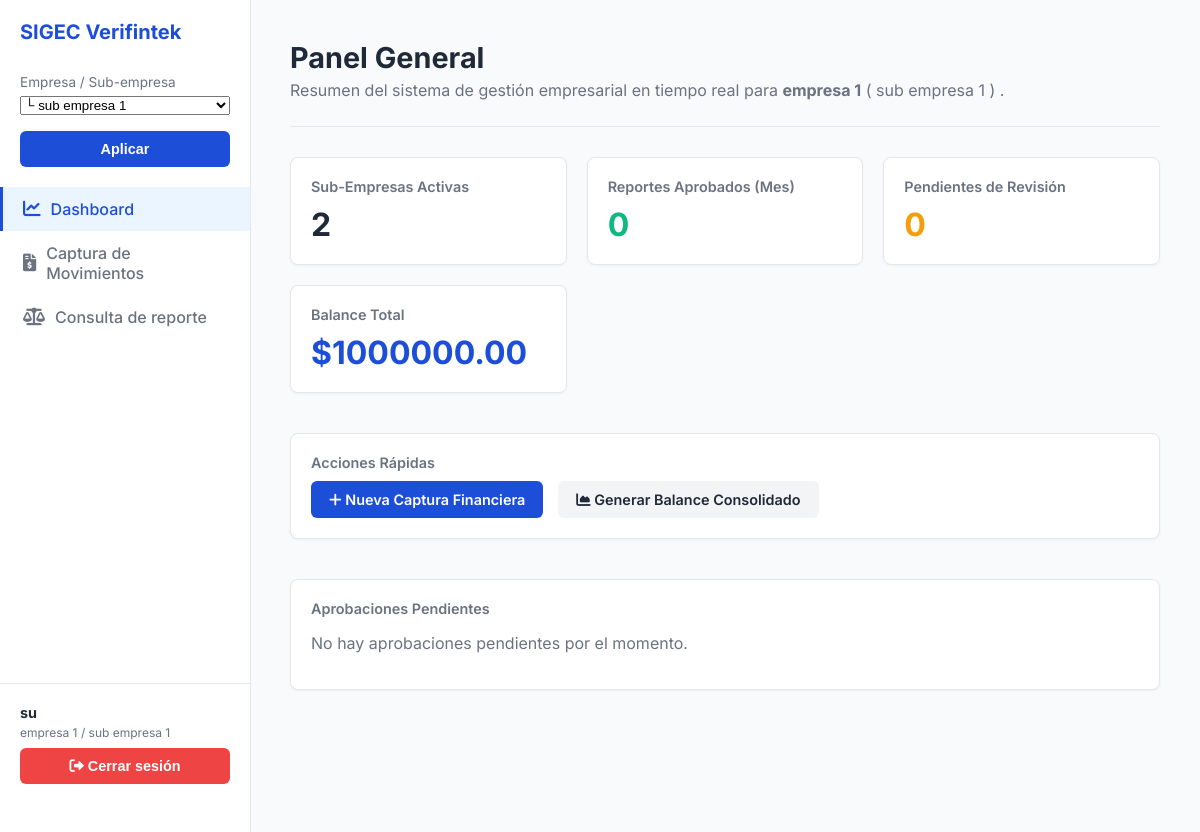
Before: / (signed in) with the older database file.
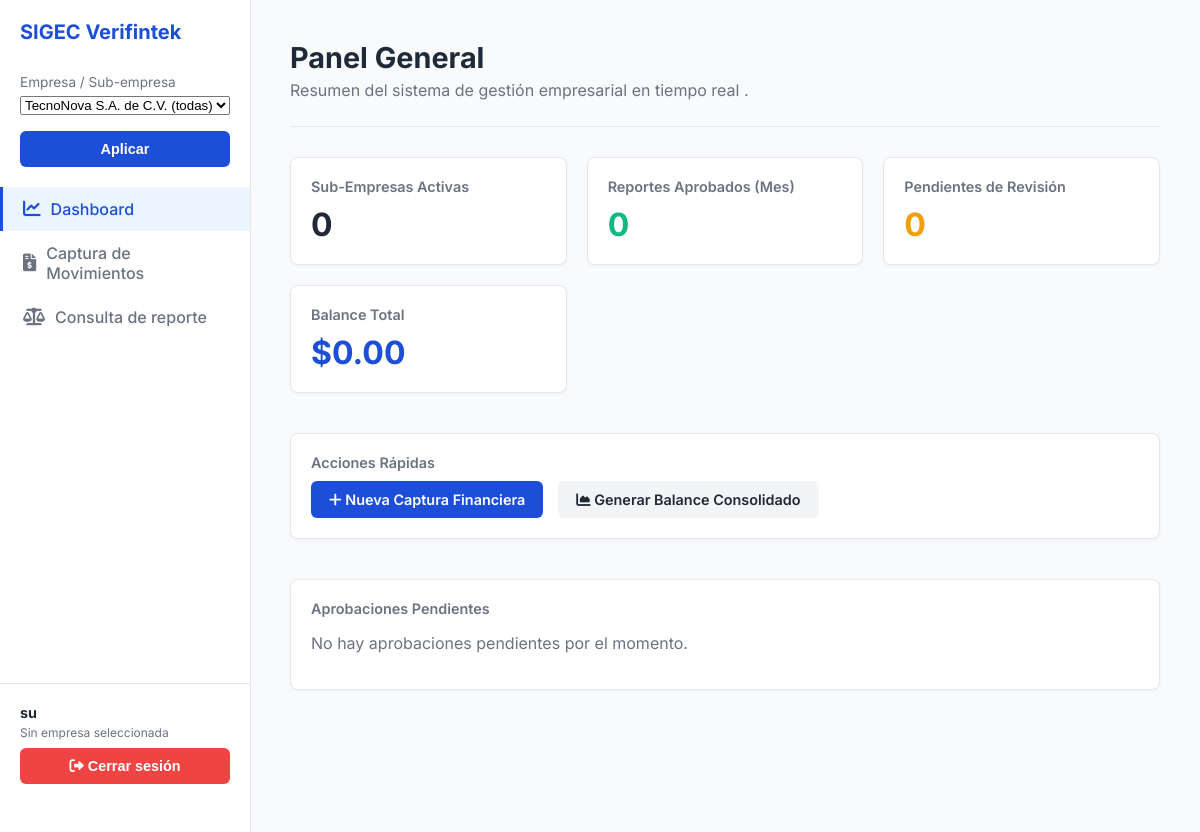
After: the same page with the newer database file.
### core/models.py (models this page shows, shortened)
class Empresa(models.Model):
    nombre = models.CharField(max_length=255, unique=True)
    descripcion = models.TextField(blank=True)
    capital_inicial = models.DecimalField(
        max_digits=14,
        decimal_places=2,
        null=True,
        blank=True,
        help_text="Capital inicial registrado de la empresa.",
    )
    creado_en = models.DateTimeField(auto_now_add=True)
    actualizado_en = models.DateTimeField(auto_now=True)
    class Meta:
        verbose_name = "Empresa"
        verbose_name_plural = "Empresas"

class Subempresa(models.Model):
    empresa = models.ForeignKey(
        Empresa,
        on_delete=models.CASCADE,
        related_name="subempresas",
    )
    nombre = models.CharField(max_length=255)
    descripcion = models.TextField(blank=True)
    esta_activa = models.BooleanField(default=True)
    creado_en = models.DateTimeField(auto_now_add=True)
    actualizado_en = models.DateTimeField(auto_now=True)
    class Meta:
        verbose_name = "Sub-empresa"
        verbose_name_plural = "Sub-empresas"
        unique_together = ("empresa", "nombre")

### core/views.py (the view)
# urls.py: path("", views.dashboard_view, name="dashboard"),        # raíz del sitio
@login_required(login_url="core:login")
def dashboard_view(request):
    ctx = _contexto_usuario(request)
    empresa = ctx["empresa_actual"]
    subempresa = ctx["subempresa_actual"]
    if empresa is None:
        ctx["total_sub_empresas_activas"] = 0
        ctx["total_activos"] = 0
        ctx["total_pasivos"] = 0
        ctx["balance_total"] = 0
        ctx["movimientos"] = Movimiento.objects.none()
        return render(request, "core/dashboard.html", ctx)
    total_subs_activas = empresa.subempresas.filter(esta_activa=True).count()
    qs_movs = Movimiento.objects.filter(empresa=empresa)
    total_activos = qs_movs.filter(
        tipo=Movimiento.TipoMovimiento.ACTIVO
    ).aggregate(total=Sum('monto_total'))['total'] or 0
    total_pasivos = qs_movs.filter(
        tipo=Movimiento.TipoMovimiento.PASIVO
    ).aggregate(total=Sum('monto_total'))['total'] or 0
    capital_inicial = empresa.capital_inicial or 0
    balance_total = capital_inicial + total_activos - total_pasivos
    movimientos = qs_movs.order_by("-fecha_registro", "-id")[:20]
    ctx.update({
        "total_subempresas_activas": total_subs_activas,
        "total_activos": total_activos,
        "total_pasivos": total_pasivos,
        "balance_total": balance_total,
        "movimientos": movimientos,
        "total_reportes_aprobados": 0,
        "total_pendientes_revision": 0,
        "aprobaciones_pendientes": [],
    })
    return render(request, "core/dashboard.html", ctx)

### core/templates/core/dashboard.html (shortened to what this page needs)
{% extends "core/base.html" %}
{% block header %}
<h2>Panel General</h2>
<p>
    Resumen del sistema de gestión empresarial en tiempo real
    {% if empresa_actual %}
        para <strong>{{ empresa_actual.nombre }}</strong>
        {% if subempresa_actual %}( {{ subempresa_actual.nombre }} ){% endif %}
    {% endif %}.
</p>
{% endblock %}
{% block content %}
<div class="metric-grid">
    <div class="card">
        <h3>Sub-Empresas Activas</h3>
        <div class="value">
            {{ total_subempresas_activas|default:0 }}
        </div>
    </div>
    <div class="card">
        <h3>Reportes Aprobados (Mes)</h3>
        <div class="value" style="color: var(--color-accent-green);">
            {{ total_reportes_aprobados|default:0 }}
        </div>
    </div>
    <div class="card">
        <h3>Pendientes de Revisión</h3>
        <div class="value" style="color: var(--color-warning-yellow);">
            {{ total_pendientes_revision|default:0 }}
        </div>
    </div>
    <div class="card">
        <h3>Balance Total</h3>
        <div class="value" style="color: var(--color-primary-blue);">
            ${{ balance_total|default:0|floatformat:2 }}
        </div>
    </div>
</div>
<div class="card" style="margin-bottom: 40px;">
    <h3>Acciones Rápidas</h3>
    <div style="display: flex; gap: 15px; flex-wrap: wrap;">
        <a href="{% url 'core:captura' %}" class="btn btn-primary">
            <i class="fas fa-plus"></i> Nueva Captura Financiera
        </a>
        <a href="{% url 'core:balance' %}" class="btn"
           style="background-color: #F3F4F6; color: var(--color-text-dark);">
            <i class="fas fa-chart-area"></i> Generar Balance Consolidado
        </a>
    </div>
</div>
<div class="card">
    <h3>Aprobaciones Pendientes</h3>
    {% if aprobaciones_pendientes %}
        {% for rep in aprobaciones_pendientes %}
            <div class="flow-item" style="border-left-color: var(--color-accent-blue);">
                <div class="flow-details">
                    <h4>{{ rep.titulo }}</h4>
                    <p>Capturado por: {{ rep.capturado_por }}</p>
                </div>
                <span class="status-tag status-revision">
                    {{ rep.estado_legible }}
                </span>
            </div>
        {% endfor %}
    {% else %}
        <p style="color: var(--color-text-light);">
            No hay aprobaciones pendientes por el momento.
        </p>
    {% endif %}
</div>
{% endblock %}

### core/templates/core/base.html (shortened to what this page needs)
{% load static %}
<!DOCTYPE html>
<html lang="es">
<head>
    <link rel="stylesheet" href="{% static 'core/style.css' %}">
    <link rel="stylesheet"
          href="https://cdnjs.cloudflare.com/ajax/libs/font-awesome/6.0.0-beta3/css/all.min.css">
</head>
<body>
<div class="app-container">
    {% block sidebar %}
    <aside class="sidebar">
        <div class="logo-section">SIGEC Verifintek</div>
        {% if user.is_authenticated %}
        <form method="post" action="{% url 'core:cambiar_contexto' %}" style="padding: 0 20px 20px;">
            <label for="contexto_select"
                style="display:block; font-size:0.85rem; color:var(--color-text-light); margin-bottom:4px;">
                Empresa / Sub-empresa
            </label>
            <select name="contexto" id="contexto_select" style="width:100%; margin-bottom:8px;">
                {% for emp in empresas_disponibles %}
                    <option value="empresa:{{ emp.id }}"
                        {% if empresa_actual and not subempresa_actual and emp.id == empresa_actual.id %}selected{% endif %}>
                        {{ emp.nombre }} (todas)
                    </option>
                    {% for sub in emp.subempresas.all %}
                        <option value="subempresa:{{ sub.id }}"
                            {% if subempresa_actual and sub.id == subempresa_actual.id %}selected{% endif %}>
                            └ {{ sub.nombre }}
                        </option>
                    {% endfor %}
                {% endfor %}
            </select>
            <button type="submit" class="btn btn-primary" style="margin-top:8px; width:100%;">Aplicar</button>
        </form>
        {% endif %}
        <a href="{% url 'core:dashboard' %}"
        class="nav-link {% if request.resolver_match.url_name == 'dashboard' %}active{% endif %}">
            <i class="fas fa-chart-line"></i> <span>Dashboard</span>
        </a>
        <a href="{% url 'core:captura' %}"
        class="nav-link {% if request.resolver_match.url_name == 'captura' %}active{% endif %}">
            <i class="fas fa-file-invoice-dollar"></i> <span>Captura de Movimientos</span>
        </a>
        <a href="{% url 'core:balance' %}"
        class="nav-link {% if request.resolver_match.url_name == 'balance' %}active{% endif %}">
            <i class="fas fa-balance-scale"></i> <span>Consulta de reporte</span>
        </a>
        <div class="user-profile">
            {% if request.user.is_authenticated %}
                <div style="display:flex; flex-direction:column; gap:4px;">
                    <strong>{{ request.user.get_username }}</strong>
                    {% if empresa_actual %}
                        <small>
                            {{ empresa_actual.nombre }}
                            {% if subempresa_actual %} / {{ subempresa_actual.nombre }}{% endif %}
                        </small>
                    {% else %}
                        <small>Sin empresa seleccionada</small>
                    {% endif %}
                </div>
                <form method="post" action="{% url 'core:logout' %}" style="margin-top:8px;">
                    <button type="submit"
                            class="btn"
                            style="width:100%; background-color: var(--color-danger-red); color: var(--color-white); border:none;">
                        <i class="fas fa-sign-out-alt"></i> Cerrar sesión
                    </button>
                </form>
            {% else %}
                <strong>Invitado</strong>
                <small>No autenticado</small>
            {% endif %}
        </div>
    </aside>
    {% endblock %}
    <main class="main-content">
        <div class="header-content">
            {% block header %}{% endblock %}
        </div>
        {% block content %}{% endblock %}
    </main>
</div>
</body>
</html>

### core/static/core/style.css (style rules this page uses)
:root { --color-background: #F9FAFB; --color-white: #FFFFFF; --color-surface: #FFFFFF; --color-primary-blue: #1D4ED8; --color-accent-green: #10B981; --color-text-dark: #1F2937; --color-text-light: #6B7280; --color-danger-red: #EF4444; --color-warning-yellow: #F59E0B; --color-border: #E5E7EB; --font-stack: 'Inter', sans-serif; }
html, body { height: 100%; }
body { font-family: var(--font-stack); margin: 0; padding: 0; background-color: var(--color-background); color: var(--color-text-dark); }
.app-container { min-height: 100vh; }
.sidebar { position: fixed; top: 0; left: 0; width: 250px; height: 100vh; background-color: var(--color-surface); border-right: 1px solid var(--color-border); padding: 20px 0; display: flex; flex-direction: column; }
.logo-section { padding: 0 20px 30px; font-size: 1.25rem; font-weight: 700; color: var(--color-primary-blue); }
.nav-link { display: flex; align-items: center; padding: 12px 20px; text-decoration: none; color: var(--color-text-light); font-weight: 500; transition: background-color 0.15s, color 0.15s; border-left: 3px solid transparent; }
.nav-link.active { background-color: #EBF5FF; color: var(--color-primary-blue); border-left: 3px solid var(--color-primary-blue); }
.nav-link i { margin-right: 10px; font-size: 1.1rem; }
.user-profile { margin-top: auto; padding: 20px; margin-bottom: 1rem; border-top: 1px solid var(--color-border); font-size: 0.9rem; color: var(--color-text-light); }
.user-profile strong { color: var(--color-text-dark); display: block; }
.main-content { margin-left: 250px; padding: 40px; min-height: 100vh; }
.header-content { margin-bottom: 30px; border-bottom: 1px solid var(--color-border); padding-bottom: 10px; }
.header-content h2 { font-size: 1.8rem; margin: 0; color: var(--color-text-dark); }
.header-content p { color: var(--color-text-light); margin-top: 5px; }
.metric-grid { display: grid; grid-template-columns: repeat(auto-fit, minmax(220px, 1fr)); gap: 20px; margin-bottom: 40px; }
.card { background-color: var(--color-surface); border-radius: 8px; box-shadow: 0 1px 3px rgba(0, 0, 0, 0.05); padding: 20px; border: 1px solid var(--color-border); }
.card h3 { margin: 0 0 10px; font-size: 0.9rem; font-weight: 600; color: var(--color-text-light); }
.card .value { font-size: 2rem; font-weight: 700; color: var(--color-text-dark); }
.btn { padding: 10px 18px; border-radius: 6px; font-weight: 600; cursor: pointer; text-decoration: none; transition: background-color 0.15s; font-size: 0.9rem; }
.btn-primary { background-color: var(--color-primary-blue); color: var(--color-white); border: none; }

Changed rows visible on the page:
removed Empresa: nombre "empresa 1"
removed Subempresa: nombre "sub empresa 1"
Other visible differences:
form field contexto: "└ sub empresa 1" → "TecnoNova S.A. de C.V. (todas)"
{{ total_subempresas_activas|default:0 }}: "2" → "0"
{{ balance_total|default:0|floatformat:2 }}: "1000000.00" → "0.00"
text no longer shown: "/ para ( )"
text now shown: "Sin empresa seleccionada"
